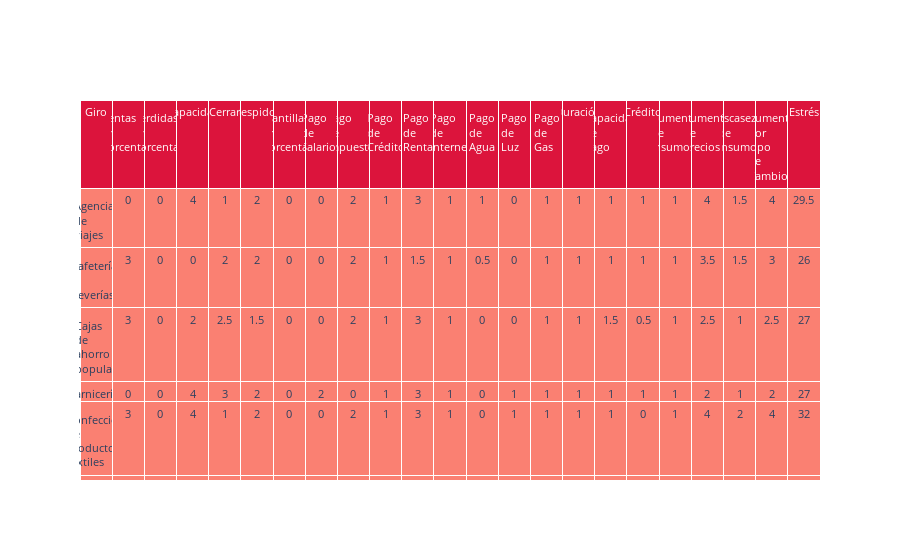

Write notebook code for a chart like this one.
### Code cell
fig3 = stress_table("datos_estres_1.xlsx")
fig3.show()

### Figure 1 — Plotly figure (JSON) as saved in the notebook; plotly's stock layout.template omitted (floating-point values rounded to 4 significant figures; data arrays with more than 128 entries replaced by an {"elided": "..."} marker saying what was removed)
{"data": [{"cells": {"align": "center", "fill": {"color": "salmon"}, "font": {"size": 11}, "height": 20, "values": {"elided": "23x67 mixed values"}}, "header": {"align": "center", "fill": {"color": "crimson"}, "font": {"color": "White", "size": 11}, "values": ["Giro", "Ventas en Porcentaje", "Perdidas en Porcentaje", "Capacidad", "Cerrar", "Despidos", "Plantilla en Porcentaje", "Pago de Salarios", "Pago de Impuestos", "Pago de Crédito", "Pago de Renta", "Pago de Internet", "Pago de Agua", "Pago de Luz", "Pago de Gas", "Duración", "Capacidad de Pago", "Crédito", "Aumento de Insumos", "Aumento de Precios", "Escasez de Insumos", "Aumento por Tipo de Cambio", "Estrés"]}, "name": "Estrés", "type": "table"}], "layout": {}}
